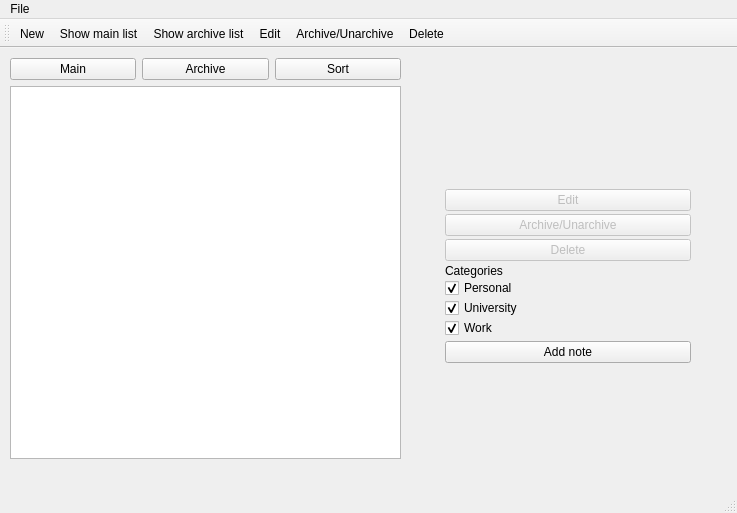
<?xml version="1.0" encoding="UTF-8"?>
<ui version="4.0">
 <class>MainWindow</class>
 <widget class="QMainWindow" name="MainWindow">
  <property name="geometry">
   <rect>
    <x>0</x>
    <y>0</y>
    <width>737</width>
    <height>513</height>
   </rect>
  </property>
  <property name="minimumSize">
   <size>
    <width>300</width>
    <height>200</height>
   </size>
  </property>
  <property name="windowTitle">
   <string>Notes app</string>
  </property>
  <property name="windowIcon">
   <iconset resource="icons.qrc">
    <normaloff>:/icons/5e83084845874-384x384.png</normaloff>:/icons/5e83084845874-384x384.png</iconset>
  </property>
  <widget class="QWidget" name="centralwidget">
   <widget class="QWidget" name="verticalLayoutWidget">
    <property name="geometry">
     <rect>
      <x>10</x>
      <y>10</y>
      <width>391</width>
      <height>401</height>
     </rect>
    </property>
    <layout class="QVBoxLayout" name="layout1">
     <item>
      <layout class="QHBoxLayout" name="horizontalLayout">
       <item>
        <widget class="QPushButton" name="main_list_button">
         <property name="text">
          <string>Main</string>
         </property>
        </widget>
       </item>
       <item>
        <widget class="QPushButton" name="archive_list_button">
         <property name="text">
          <string>Archive</string>
         </property>
        </widget>
       </item>
       <item>
        <widget class="QPushButton" name="sort_button">
         <property name="text">
          <string>Sort</string>
         </property>
        </widget>
       </item>
      </layout>
     </item>
     <item>
      <widget class="QListView" name="listView_4"/>
     </item>
    </layout>
   </widget>
   <widget class="QWidget" name="layoutWidget">
    <property name="geometry">
     <rect>
      <x>440</x>
      <y>20</y>
      <width>251</width>
      <height>401</height>
     </rect>
    </property>
    <layout class="QVBoxLayout" name="verticalLayout_1" stretch="0">
     <property name="spacing">
      <number>3</number>
     </property>
     <property name="sizeConstraint">
      <enum>QLayout::SetDefaultConstraint</enum>
     </property>
     <property name="leftMargin">
      <number>5</number>
     </property>
     <property name="topMargin">
      <number>35</number>
     </property>
     <property name="rightMargin">
      <number>0</number>
     </property>
     <property name="bottomMargin">
      <number>0</number>
     </property>
     <item>
      <layout class="QVBoxLayout" name="verticalLayout_13">
       <property name="topMargin">
        <number>20</number>
       </property>
       <property name="bottomMargin">
        <number>40</number>
       </property>
       <item>
        <widget class="QPushButton" name="edit_button">
         <property name="enabled">
          <bool>false</bool>
         </property>
         <property name="text">
          <string>Edit</string>
         </property>
        </widget>
       </item>
       <item>
        <widget class="QPushButton" name="archive_button">
         <property name="enabled">
          <bool>false</bool>
         </property>
         <property name="text">
          <string>Archive/Unarchive</string>
         </property>
        </widget>
       </item>
       <item>
        <widget class="QPushButton" name="delete_button">
         <property name="enabled">
          <bool>false</bool>
         </property>
         <property name="text">
          <string>Delete</string>
         </property>
        </widget>
       </item>
       <item>
        <layout class="QVBoxLayout" name="verticalLayout_14">
         <property name="spacing">
          <number>0</number>
         </property>
         <property name="sizeConstraint">
          <enum>QLayout::SetMinimumSize</enum>
         </property>
         <item>
          <widget class="QLabel" name="categories">
           <property name="sizePolicy">
            <sizepolicy hsizetype="Fixed" vsizetype="Fixed">
             <horstretch>0</horstretch>
             <verstretch>0</verstretch>
            </sizepolicy>
           </property>
           <property name="text">
            <string>Categories</string>
           </property>
          </widget>
         </item>
         <item>
          <widget class="QCheckBox" name="personal_checkBox">
           <property name="text">
            <string>Personal</string>
           </property>
           <property name="checked">
            <bool>true</bool>
           </property>
          </widget>
         </item>
         <item>
          <widget class="QCheckBox" name="uni_checkBox">
           <property name="text">
            <string>University</string>
           </property>
           <property name="checked">
            <bool>true</bool>
           </property>
          </widget>
         </item>
         <item>
          <widget class="QCheckBox" name="work_checkBox">
           <property name="text">
            <string>Work</string>
           </property>
           <property name="checked">
            <bool>true</bool>
           </property>
          </widget>
         </item>
        </layout>
       </item>
       <item>
        <widget class="QPushButton" name="add_button">
         <property name="text">
          <string>Add note</string>
         </property>
        </widget>
       </item>
      </layout>
     </item>
    </layout>
   </widget>
  </widget>
  <widget class="QMenuBar" name="menubar">
   <property name="geometry">
    <rect>
     <x>0</x>
     <y>0</y>
     <width>737</width>
     <height>25</height>
    </rect>
   </property>
   <widget class="QMenu" name="menuFile">
    <property name="title">
     <string>File</string>
    </property>
    <addaction name="actionNew"/>
    <addaction name="actionArchive_Unarchive"/>
    <addaction name="actionEdit"/>
    <addaction name="actionDelete"/>
    <addaction name="actionShow_main_list"/>
    <addaction name="actionShow_archive_list"/>
    <addaction name="actionSort"/>
   </widget>
   <addaction name="menuFile"/>
  </widget>
  <widget class="QStatusBar" name="statusbar"/>
  <widget class="QToolBar" name="toolBar">
   <property name="windowTitle">
    <string>toolBar</string>
   </property>
   <attribute name="toolBarArea">
    <enum>TopToolBarArea</enum>
   </attribute>
   <attribute name="toolBarBreak">
    <bool>false</bool>
   </attribute>
   <addaction name="actionNew"/>
   <addaction name="actionShow_main_list"/>
   <addaction name="actionShow_archive_list"/>
   <addaction name="actionEdit"/>
   <addaction name="actionArchive_Unarchive"/>
   <addaction name="actionDelete"/>
  </widget>
  <action name="actionNew">
   <property name="icon">
    <iconset resource="icons.qrc">
     <normaloff>:/icons/new-note.png</normaloff>:/icons/new-note.png</iconset>
   </property>
   <property name="text">
    <string>New</string>
   </property>
   <property name="shortcut">
    <string>Ctrl+N</string>
   </property>
  </action>
  <action name="actionArchive_Unarchive">
   <property name="icon">
    <iconset resource="icons.qrc">
     <normaloff>:/icons/add-to-archive.png</normaloff>:/icons/add-to-archive.png</iconset>
   </property>
   <property name="text">
    <string>Archive/Unarchive</string>
   </property>
   <property name="shortcut">
    <string>Ctrl+R</string>
   </property>
  </action>
  <action name="actionDelete">
   <property name="icon">
    <iconset resource="icons.qrc">
     <normaloff>:/icons/delete.png</normaloff>:/icons/delete.png</iconset>
   </property>
   <property name="text">
    <string>Delete</string>
   </property>
   <property name="shortcut">
    <string>Del</string>
   </property>
  </action>
  <action name="actionEdit">
   <property name="icon">
    <iconset resource="icons.qrc">
     <normaloff>:/icons/edit.png</normaloff>:/icons/edit.png</iconset>
   </property>
   <property name="text">
    <string>Edit</string>
   </property>
   <property name="shortcut">
    <string>Return</string>
   </property>
  </action>
  <action name="actionShow_main_list">
   <property name="icon">
    <iconset resource="icons.qrc">
     <normaloff>:/icons/main list.png</normaloff>:/icons/main list.png</iconset>
   </property>
   <property name="text">
    <string>Show main list</string>
   </property>
  </action>
  <action name="actionShow_archive_list">
   <property name="icon">
    <iconset resource="icons.qrc">
     <normaloff>:/icons/archive.png</normaloff>:/icons/archive.png</iconset>
   </property>
   <property name="text">
    <string>Show archive list</string>
   </property>
  </action>
  <action name="actionSort">
   <property name="text">
    <string>Sort</string>
   </property>
  </action>
 </widget>
 <resources>
  <include location="icons.qrc"/>
 </resources>
 <connections/>
</ui>
